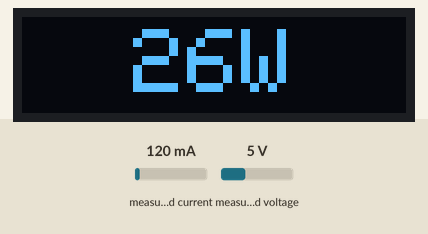
This sketch was run on a simulated Arduino Uno, built with avr-gcc and run on an emulated ATmega328P. Parts: 128×32 one-colour display. The test bench sets the inputs (shaded band); at power-on: measured current 120 mA, measured voltage 5 V. What the sketch prints to the serial monitor is not drawn.

Above: at 3.2 s.
3.3 s: measured current set to 40 mA
At 4.5 s:
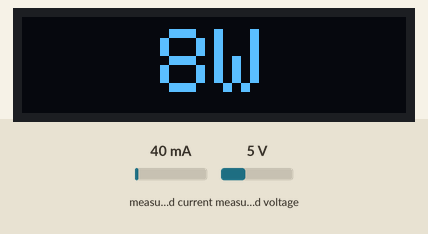
5.1 s: measured voltage set to 11.2 V
At 6.5 s:
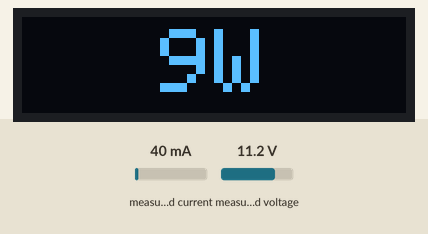
7.1 s: measured current set to 500 mA
At 8.1 s:
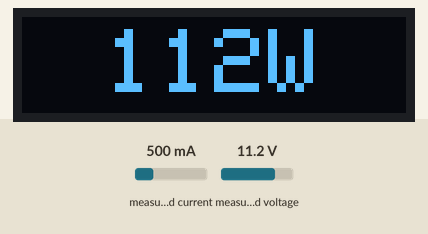
8.7 s: measured voltage set to 0.3 V
At 10.4 s:
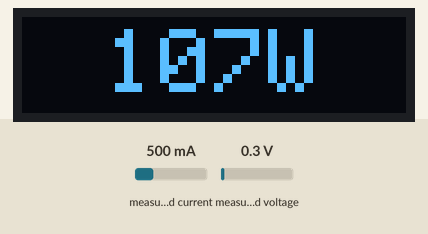
Timing chart, 0 to 11.7 s (numbered marks = the images above; inputs shaded):
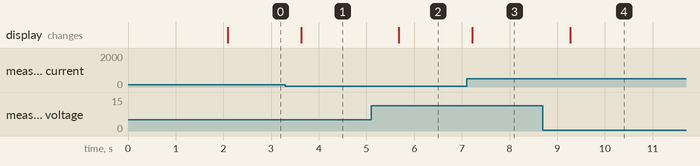

Measured:
- after the input at 3.3 s, the display: changes after 0.33 s (image 1)
- after the input at 5.1 s, the display: changes after 0.57 s (image 2)
- after the input at 7.1 s, the display: changes after 0.12 s (image 3)
- after the input at 8.7 s, the display: changes after 0.57 s (image 4)

The sketch:

code.ino
```cpp
#include <PZEM004Tv30.h>
#include <SoftwareSerial.h>
#include <Wire.h>
#include <Adafruit_GFX.h>
#include <Adafruit_SSD1306.h>

#define SCREEN_WIDTH 128
#define SCREEN_HEIGHT 32
#define OLED_RESET -1
#define SCREEN_ADDRESS 0x3C

#define UPDATE_INTERVAL 500
#define DISPLAY_INTERVAL 100
#define MAX_ERRORS 5
#define WATCHDOG_TIMEOUT 900000
#define SERIAL_CLEAR_INTERVAL 2000
#define DISPLAY_RESET_INTERVAL 300000

Adafruit_SSD1306 display(SCREEN_WIDTH, SCREEN_HEIGHT, &Wire, OLED_RESET);
SoftwareSerial pzemSerial(2, 3);
PZEM004Tv30 pzem(pzemSerial);

float currentPower = 0.0;
float lastValidPower = 0.0;
unsigned long lastUpdate = 0;
unsigned long lastDisplay = 0;
unsigned long lastValidReading = 0;
unsigned long lastSerialClear = 0;
unsigned long lastResetTime = 0;
unsigned long lastDisplayReset = 0;
int consecutiveErrors = 0;
bool isConnected = false;
bool displayNeedsUpdate = true;

void setup() {
    Serial.begin(9600);
    Serial.println(F("=== PZEM Power Monitor v2.0 ==="));

    Wire.begin();
    Wire.setClock(100000);

    if(!display.begin(SSD1306_SWITCHCAPVCC, SCREEN_ADDRESS)) {
        Serial.println(F("SSD1306 Display Error"));
        while(1);
    }

    Serial.println(F("OLED Display Initialized"));

    showStartupScreen();

    lastUpdate = millis();
    lastDisplay = millis();
    lastValidReading = millis();
    lastSerialClear = millis();
    lastResetTime = millis();
    lastDisplayReset = millis();

    Serial.print(F("Start timestamp: "));
    Serial.println(lastValidReading);

    Serial.println(F("System ready - Reading every 1000ms"));
    delay(2000);
}

void loop() {
    unsigned long currentTime = millis();

    if (currentTime - lastDisplayReset >= DISPLAY_RESET_INTERVAL) {
        Serial.println(F("Performing display reset..."));
        resetDisplay();
    }

    if (currentTime - lastSerialClear >= SERIAL_CLEAR_INTERVAL) {
        clearSerialBuffers();
        lastSerialClear = currentTime;
    }

    if (currentTime - lastUpdate >= UPDATE_INTERVAL) {
        readPowerData();
        lastUpdate = currentTime;
        displayNeedsUpdate = true;
    }

    if (currentTime - lastDisplay >= DISPLAY_INTERVAL) {
        updateDisplay();
        lastDisplay = currentTime;
    }

    checkWatchdog(currentTime);
    delay(5);
}

void readPowerData() {
    float power = pzem.power();

    if (!isnan(power) && power >= 0 && power <= 25000) {
        currentPower = power;
        lastValidPower = power;
        if (millis() - lastValidReading > 10000) {
            lastValidReading = millis();
        }

        if (consecutiveErrors > 0) {
            Serial.println(F("✓ Connection restored"));
            consecutiveErrors = 0;
        }

        isConnected = true;
        displayNeedsUpdate = true;


        unsigned long pzemResetIn = (WATCHDOG_TIMEOUT - (millis() - lastResetTime)) / 1000;
        unsigned long displayResetIn = (DISPLAY_RESET_INTERVAL - (millis() - lastDisplayReset)) / 1000;

        Serial.print(F("Power: "));
        Serial.print(currentPower, 1);
        Serial.print(F("W | PZEM reset in: "));
        Serial.print(pzemResetIn);
        Serial.print(F("s | Display reset in: "));
        Serial.print(displayResetIn);
        Serial.println(F("s"));

    } else {
        handleReadingError();
    }
}

void handleReadingError() {
    consecutiveErrors++;
    isConnected = false;
    displayNeedsUpdate = true;

    Serial.print(F("✗ Reading error #"));
    Serial.println(consecutiveErrors);

    if (consecutiveErrors >= MAX_ERRORS) {
        Serial.println(F(">>> TOO MANY ERRORS - RESETTING COMMUNICATION <<<"));
        resetCommunication();
        consecutiveErrors = 0;
    }
}

void resetCommunication() {
    Serial.print(F("Serial reset in progress - Time: "));
    Serial.print(millis() / 1000);
    Serial.println(F("s"));

    clearSerialBuffers();

    pzemSerial.end();
    delay(200);

    while(pzemSerial.available()) {
        pzemSerial.read();
    }

    pzemSerial.begin(9600);
    delay(300);

    Serial.println(F("Serial reset completed"));
}

void clearSerialBuffers() {
    while(pzemSerial.available()) {
        pzemSerial.read();
        delay(1);
    }

    while(Serial.available()) {
        Serial.read();
        delay(1);
    }
}

void checkWatchdog(unsigned long currentTime) {
    if (currentTime > WATCHDOG_TIMEOUT &&
        (currentTime - lastValidReading) > WATCHDOG_TIMEOUT) {

        unsigned long elapsedMinutes = (currentTime - lastResetTime) / 60000;
        Serial.print(F(">>> SCHEDULED SERIAL RESET - Time elapsed: "));
        Serial.print(elapsedMinutes);
        Serial.println(F(" minutes <<<"));

        resetCommunication();
        lastValidReading = currentTime;
        lastResetTime = currentTime;
        consecutiveErrors = 0;
    }
}

void updateDisplay() {
    if (isConnected) {
        showPowerReading();
    } else {
        showErrorScreen();
    }
}

void showPowerReading() {
    display.clearDisplay();

    display.setTextSize(3);
    display.setTextColor(SSD1306_WHITE);

    String powerStr = String((int)currentPower) + "W";
    int16_t x1, y1;
    uint16_t w, h;
    display.getTextBounds(powerStr, 0, 0, &x1, &y1, &w, &h);

    int x = (SCREEN_WIDTH - w) / 2;
    int y = (SCREEN_HEIGHT - h) / 2;

    display.setCursor(x, y);
    display.print((int)currentPower);
    display.print("W");

    display.display();
}

void showErrorScreen() {
    display.clearDisplay();

    display.setTextSize(1);
    display.setTextColor(SSD1306_WHITE);

    display.setCursor(35, 8);
    display.print("ERROR");

    display.setCursor(25, 20);
    display.print("PZEM FAIL");

    if ((millis() / 250) % 2) {
        display.setCursor(120, 0);
        display.print("!");
    }

    display.display();
}

void showStartupScreen() {
    display.clearDisplay();
    display.setTextSize(1);
    display.setTextColor(SSD1306_WHITE);

    display.setCursor(25, 8);
    display.println("PZEM");
    display.setCursor(20, 20);
    display.println("READY");

    display.display();
}

void resetDisplay() {
    Serial.println(F("Performing display reset..."));

    display.ssd1306_command(0xAE);
    delay(100);

    if(!display.begin(SSD1306_SWITCHCAPVCC, SCREEN_ADDRESS)) {
        Serial.println(F("Display reset failed"));
        return;
    }

    display.clearDisplay();
    display.display();

    Serial.println(F("Display reset completed"));
    lastDisplayReset = millis();

    displayNeedsUpdate = true;
}
```
